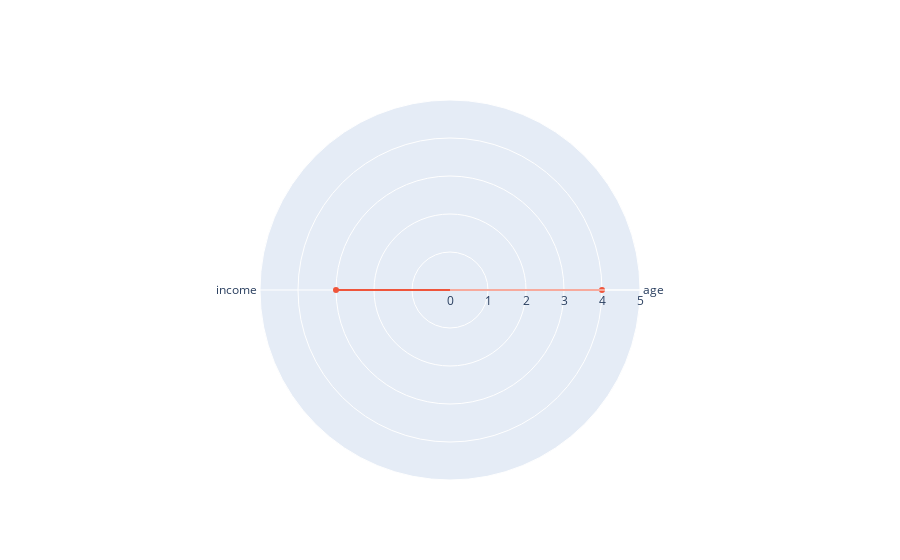

Here is the notebook cell this chart was saved with:
### Code cell
import plotly.graph_objects as go

categories = ["age" , "income"]

fig = go.Figure()

fig.add_trace(go.Scatterpolar(
      r=[],
      theta=categories,
      fill='toself',
      name='Product B'
))
fig.add_trace(go.Scatterpolar(
      r=[4, 3, 2.5, 1, 2],
      theta=categories,
      fill='toself',
      name='Product B'
))

fig.update_layout(
  polar=dict(
    radialaxis=dict(
      visible=True,
      range=[0, 5]
    )),
  showlegend=False
)

fig.show()

### Figure 1 — Plotly figure (JSON) as saved in the notebook; plotly's stock layout.template omitted (floating-point values rounded to 4 significant figures)
{"data": [{"fill": "toself", "name": "Product B", "r": [], "theta": ["age", "income"], "type": "scatterpolar"}, {"fill": "toself", "name": "Product B", "r": [4, 3, 2.5, 1, 2], "theta": ["age", "income"], "type": "scatterpolar"}], "layout": {"polar": {"radialaxis": {"range": [0, 5], "visible": true}}, "showlegend": false}}
